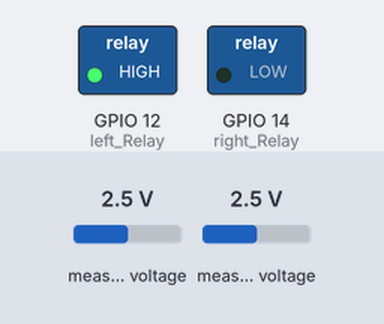
A sketch run on a simulated ESP32. Parts: switched loads named in the sketch (green lamp = pin HIGH). Dashed ring = blinking. Inputs (shaded band) come from the test bench; at power-on: measured voltage 2.5 V. What the sketch prints to the serial monitor is not drawn.

Above: at 0.5 s.
Timing chart, 0 to 4.7 s (numbered marks = the images above):
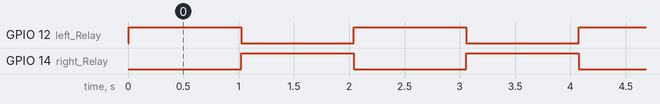

The sketch:

AUO_Install_Slave5_Stain_Gage.ino
```cpp
#include <Adafruit_ADS1X15.h>
#include <esp_now.h>
#include <WiFi.h>
Adafruit_ADS1115 ads;  /* Use this for the 16-bit version */
//Adafruit_ADS1015 ads;     /* Use this for the 12-bit version */
int left_Relay=12;
int right_Relay=14;
// 放入接收器的MAC地址
uint8_t broadcastAddress1[] = {0x7C, 0x9E, 0xBD, 0x09, 0xE8, 0x00};
typedef struct data_package {
int num=5;
#define axis_num  3//總共有三軸
double Mean_[3] = {0};
double Std_[3] = {0};
double RMS_[3] = {0};
double Kurtosis_[3] = {0};
double tp_[3] = {0};
float max_magnitude[axis_num] = {0};
float fundamental_freq[axis_num] = {0};
} data_package;

data_package data_pkg;
esp_now_peer_info_t peerInfo;
// 數據發送時回調
void OnDataSent(const uint8_t *mac_addr, esp_now_send_status_t status) {
  char macStr[18];
  Serial.print("Packet to: ");
  // 將發件人mac地址複製到一個字符串
  snprintf(macStr, sizeof(macStr), "%02x:%02x:%02x:%02x:%02x:%02x",
           mac_addr[0], mac_addr[1], mac_addr[2], mac_addr[3], mac_addr[4], mac_addr[5]);
  Serial.print(macStr);
  Serial.print(" send status:\t");
  Serial.println(status == ESP_NOW_SEND_SUCCESS ? "Delivery Success" : "Delivery Fail");
}
void setup(void)
{
  Serial.begin(115200);
  pinMode(left_Relay,OUTPUT);
  pinMode(right_Relay,OUTPUT);

  WiFi.mode(WIFI_STA);
  if (esp_now_init() != ESP_OK) {
    Serial.println("Error initializing ESP-NOW");
    return;
  }
  esp_now_register_send_cb(OnDataSent);
  memcpy(peerInfo.peer_addr, broadcastAddress1, 6);
  peerInfo.channel = 0;
  peerInfo.encrypt = false;

  if (esp_now_add_peer(&peerInfo) != ESP_OK){

    Serial.println("Failed to add peer");
    return;
  }

  Serial.println("Hello!");
  Serial.println("Getting differential reading from AIN0 (P) and AIN1 (N)");
  Serial.println("ADC Range: +/- 6.144V (1 bit = 3mV/ADS1015, 0.1875mV/ADS1115)");

  if (!ads.begin()) {
    Serial.println("Failed to initialize ADS.");
    while (1);
  }

  }

void loop(void)
{

  int16_t results;
  float multiplier = 0.1875F; /* ADS1115  @ +/- 6.144V gain (16-bit results) */
  digitalWrite(left_Relay,HIGH);
  digitalWrite(right_Relay,LOW);
  data_pkg.Mean_[0] = ads.readADC_Differential_0_1()* multiplier;
  delay(1000);
  digitalWrite(left_Relay,LOW);
  digitalWrite(right_Relay,HIGH);
  data_pkg.Mean_[1] = ads.readADC_Differential_0_1()* multiplier;
  Serial.print("Left: ");
  Serial.print(data_pkg.Mean_[0]);
  Serial.print("Right: ");
  Serial.println(data_pkg.Mean_[1]);

  esp_err_t result = esp_now_send(0, (uint8_t *) &data_pkg, sizeof(data_pkg));
  delay(1000);
}
```

Measured:
- by itself, GPIO 12 (left_Relay), GPIO 14 (right_Relay): alternates HIGH for 1.0 s and LOW for 1.0 s
